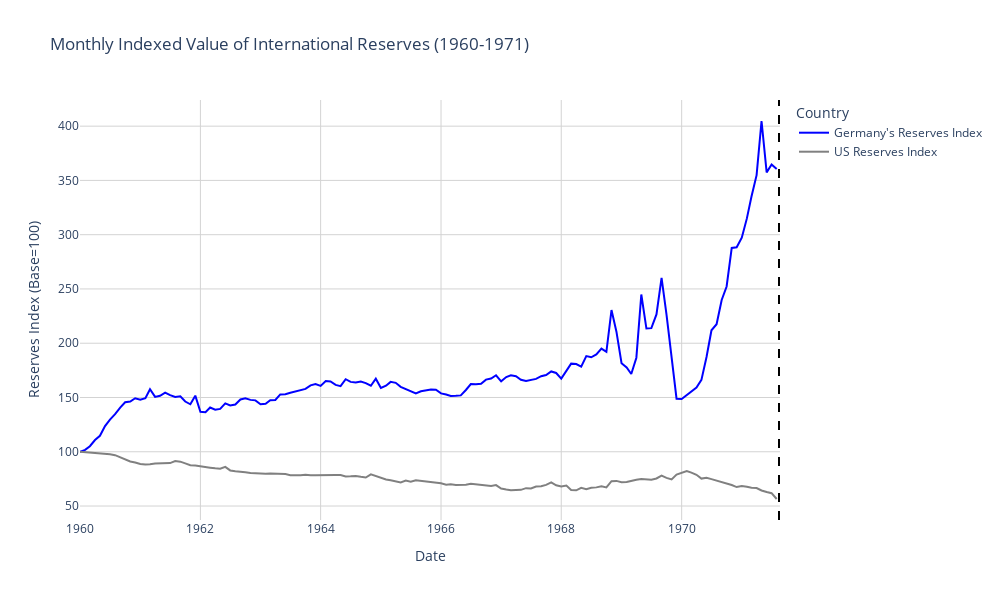

The code cell stored with this chart in its notebook:
### Code cell
# Define the Bretton Woods exit date
bretton_woods_exit = pd.to_datetime('1971-08-15')  # Nixon's announcement date

# Filter data for your country and the US up to the Bretton Woods exit
country_data = df[(df['Country'] == 'Germany') & 
                  (df['Month-Year'] >= '1960-01-01') & 
                  (df['Month-Year'] <= bretton_woods_exit)]

us_data = df[(df['Country'] == 'United States') & 
             (df['Month-Year'] >= '1960-01-01') & 
             (df['Month-Year'] <= bretton_woods_exit)]

# Sort data by date
country_data = country_data.sort_values(by='Month-Year')
us_data = us_data.sort_values(by='Month-Year')

# Create figure
fig = go.Figure()

# Add trace for your country
fig.add_trace(go.Scatter(
    x=country_data['Month-Year'],
    y=country_data['International_Reserves_Index'],
    mode='lines',
    name='Germany\'s Reserves Index',
    line=dict(color='blue', width=2)
))

# Add trace for the US
fig.add_trace(go.Scatter(
    x=us_data['Month-Year'],
    y=us_data['International_Reserves_Index'],
    mode='lines',
    name='US Reserves Index',
    line=dict(color='gray', width=2)
))

# Add a vertical line for the Bretton Woods exit
fig.add_shape(
    type="line",
    x0=bretton_woods_exit, x1=bretton_woods_exit,
    y0=0, y1=1,
    xref="x", yref="paper",
    line=dict(color="black", width=2, dash="dash")
)

# Update layout with no background
fig.update_layout(
    title='Monthly Indexed Value of International Reserves (1960-1971)',
    xaxis_title='Date',
    yaxis_title='Reserves Index (Base=100)',
    legend_title='Country',
    template='plotly',
    height=600,
    width=1000,
    plot_bgcolor='rgba(0,0,0,0)',  
    paper_bgcolor='rgba(0,0,0,0)',  
    xaxis=dict(
        showgrid=True,
        gridwidth=1,
        gridcolor='lightgrey',
        tickformat="%Y"
    ),
    yaxis=dict(
        showgrid=True,
        gridwidth=1,
        gridcolor='lightgrey'
    )
)

# Show figure
fig.show()

### Figure 1 — Plotly figure (JSON) as saved in the notebook; plotly's stock layout.template omitted (floating-point values rounded to 4 significant figures; data arrays with more than 128 entries replaced by an {"elided": "..."} marker saying what was removed)
{"data": [{"line": {"color": "blue", "width": 2}, "mode": "lines", "name": "Germany's Reserves Index", "type": "scatter", "x": {"elided": "140 str values"}, "y": {"elided": "140 float values"}}, {"line": {"color": "gray", "width": 2}, "mode": "lines", "name": "US Reserves Index", "type": "scatter", "x": {"elided": "140 str values"}, "y": {"elided": "140 float values"}}], "layout": {"height": 600, "legend": {"title": {"text": "Country"}}, "paper_bgcolor": "rgba(0,0,0,0)", "plot_bgcolor": "rgba(0,0,0,0)", "shapes": [{"line": {"color": "black", "dash": "dash", "width": 2}, "type": "line", "x0": "1971-08-15T00:00:00", "x1": "1971-08-15T00:00:00", "xref": "x", "y0": 0, "y1": 1, "yref": "paper"}], "title": {"text": "Monthly Indexed Value of International Reserves (1960-1971)"}, "width": 1000, "xaxis": {"gridcolor": "lightgrey", "gridwidth": 1, "showgrid": true, "tickformat": "%Y", "title": {"text": "Date"}}, "yaxis": {"gridcolor": "lightgrey", "gridwidth": 1, "showgrid": true, "title": {"text": "Reserves Index (Base=100)"}}}}
